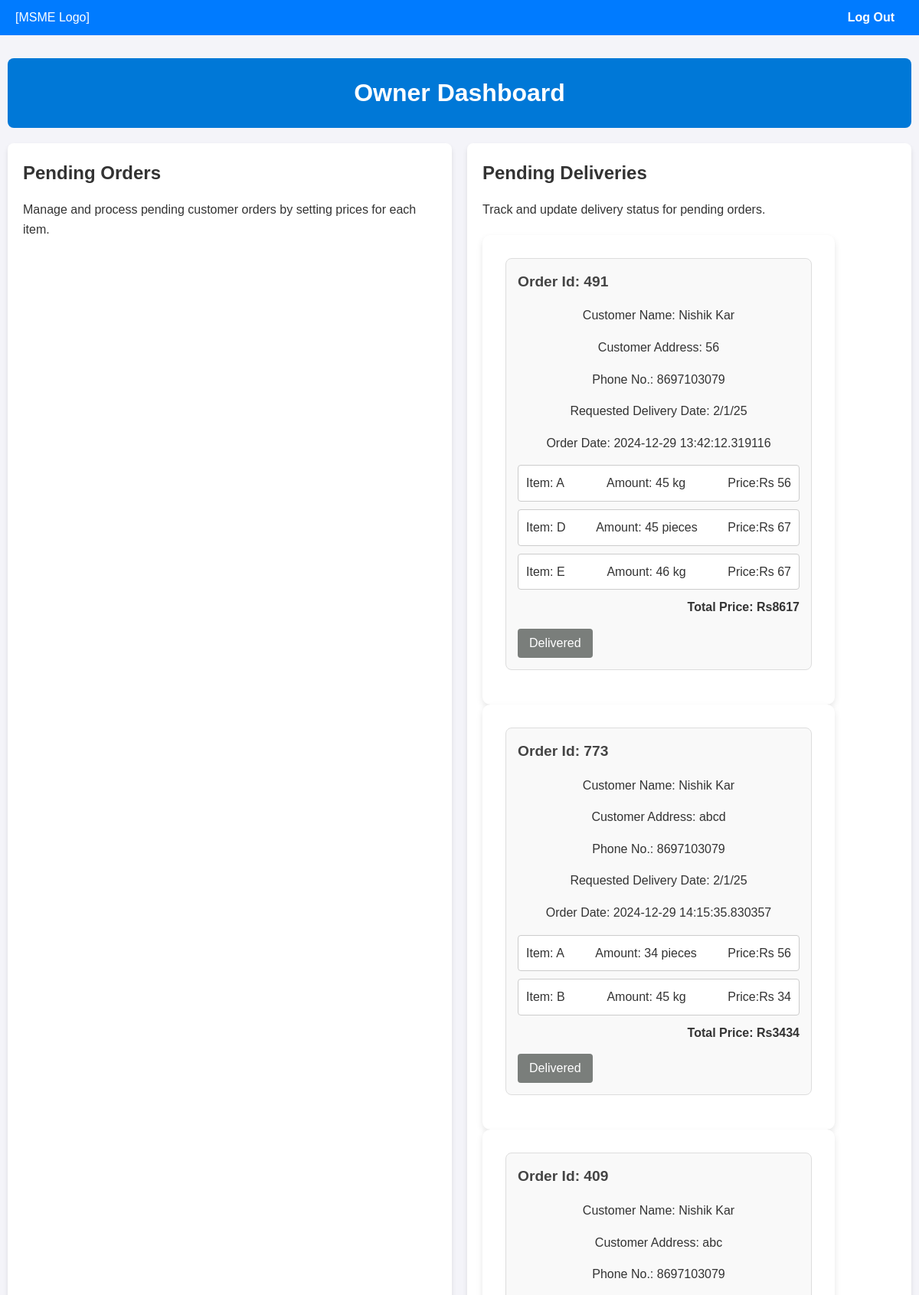
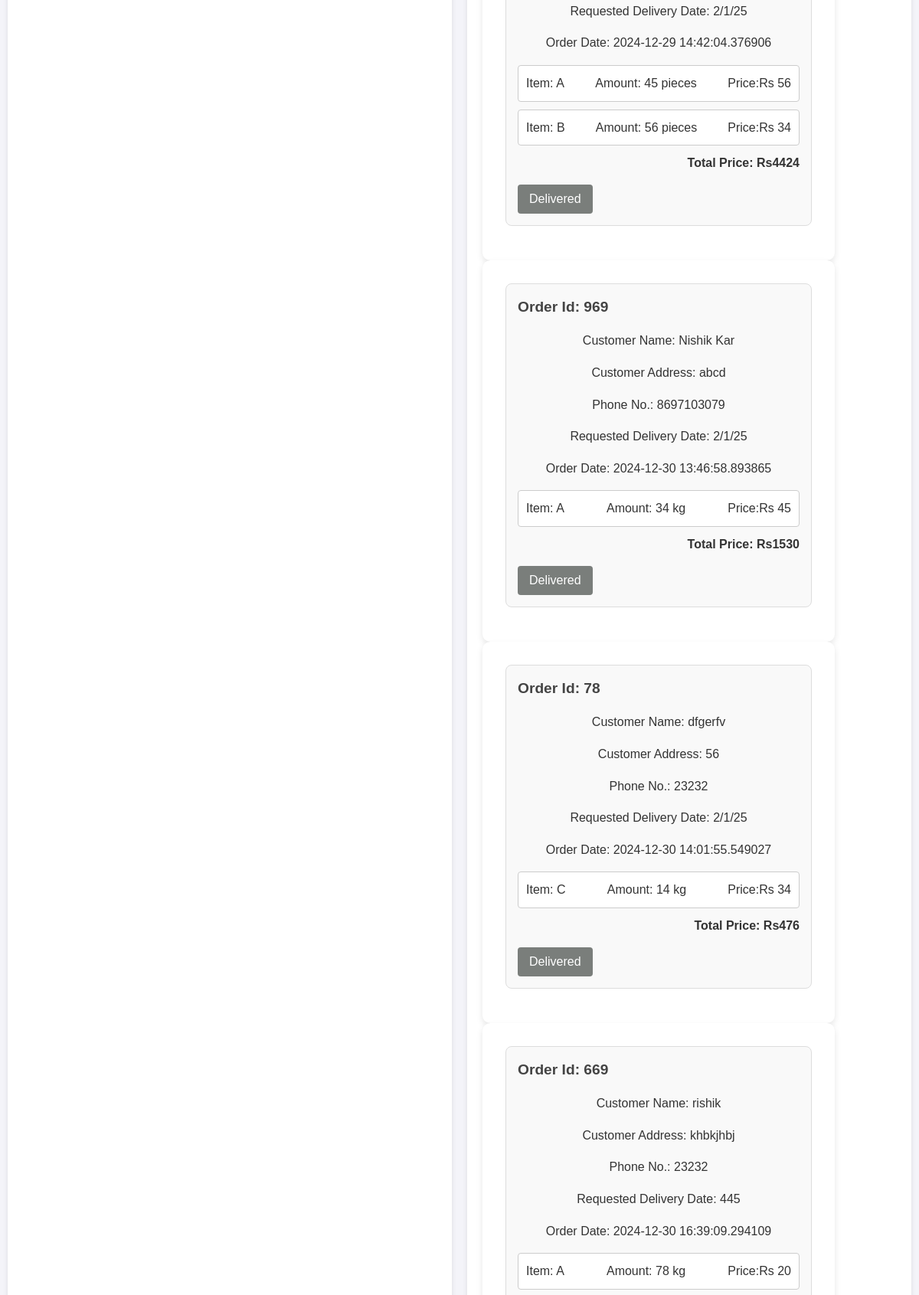
/owner_dashboard (signed in, upper part), run on the app's committed database (2 pictures, top to bottom).
### tables this page shows
CREATE TABLE orders (  
    user_id INTEGER NOT NULL,
    order_id INTEGER NOT NULL,
    name TEXT NOT NULL,
    date TEXT NOT NULL,
    order_status TEXT NOT NULL,
    delivery_address TEXT,
    delivery_date TEXT,
    phone_no TEXT, 
    total_bill INTEGER DEFAULT NULL,
    FOREIGN KEY(user_id) REFERENCES users(id)
  );

CREATE TABLE order_description (
    id INTEGER NOT NULL,
    item_id INTEGER NOT NULL,
    quantity INTEGER NOT NULL,
    qty_type TEXT NOT NULL, price INTEGER DEFAULT NULL, item_name TEXT NOT NULL,
    FOREIGN KEY(item_id) REFERENCES items(id)
  );

### app.py (the view)
@app.route("/owner_dashboard", methods=["GET", "POST"])
@login_required
def owner_dashboard():
    if request.method == "POST":
        if request.form.get("action") == "reject":
            conn=sqlite3.connect('project.db')
            conn.row_factory = sqlite3.Row  # Enable dictionary-like access
            cursor=conn.cursor()
            order_id=int(request.form.get("order_id"))
            cursor.execute("UPDATE orders SET order_status = 'REJECTED' WHERE order_id = ?", (order_id,))
            orders = cursor.execute("SELECT * FROM orders WHERE order_status = 'REQUESTED'").fetchall()
            order_description=cursor.execute("SELECT * FROM order_description WHERE id IN( SELECT order_id FROM orders WHERE order_status = 'REQUESTED' )").fetchall()
            deliveries = cursor.execute("SELECT * FROM orders WHERE order_status = 'TBD'").fetchall()
            delivery_description=cursor.execute("SELECT * FROM order_description WHERE id IN( SELECT order_id FROM orders WHERE order_status = 'TBD' )").fetchall()
            pending_payments = cursor.execute("SELECT * FROM orders WHERE order_status = 'APPROVED'").fetchall()
            pending_payments_description=cursor.execute("SELECT * FROM order_description WHERE id IN( SELECT order_id FROM orders WHERE order_status = 'APPROVED' )").fetchall()
            conn.commit()
            conn.close()
            return render_template("dashboard.html", orders=orders, items=order_description, deliveries=deliveries,descriptions=delivery_description,pending_payments=pending_payments,pending_descriptions=pending_payments_description)
        else:
            conn=sqlite3.connect('project.db')
            conn.row_factory = sqlite3.Row  # Enable dictionary-like access
            cursor=conn.cursor()
            order_id=int(request.form.get("order_id"))
            order_description=cursor.execute("SELECT * FROM order_description WHERE id = ?", (order_id,)).fetchall( )
            rows=cursor.execute("SELECT item_id FROM order_description WHERE id = ?", (order_id,)).fetchall()
            item_ids = [row[0] for row in rows]
            for i in item_ids:
                prd_prc="product{}_price".format(i)
                price = request.form.get(prd_prc, '0')
                try:
                    price = int(price)
                except ValueError:
                    price = 0
                if price == 0:
                    return apology("Put the prices in place")
                cursor.execute("UPDATE order_description SET price = ? WHERE  item_id = ? AND id = ?", (price, i, order_id))
            cursor.execute("UPDATE orders SET order_status = 'ACCEPTED' WHERE order_id = ?", (order_id,))
            total_bill=int(request.form.get("total-bill"))
            cursor.execute("UPDATE orders SET total_bill = ? WHERE order_id = ?",(total_bill, order_id))
            orders = cursor.execute("SELECT * FROM orders WHERE order_status = 'REQUESTED'").fetchall()
            order_description=cursor.execute("SELECT * FROM order_description WHERE id IN( SELECT order_id FROM orders WHERE order_status = 'REQUESTED' )").fetchall()
            deliveries = cursor.execute("SELECT * FROM orders WHERE order_status = 'TBD'").fetchall()
            delivery_description=cursor.execute("SELECT * FROM order_description WHERE id IN( SELECT order_id FROM orders WHERE order_status = 'TBD' )").fetchall()
            pending_payments = cursor.execute("SELECT * FROM orders WHERE order_status = 'APPROVED'").fetchall()
            pending_payments_description=cursor.execute("SELECT * FROM order_description WHERE id IN( SELECT order_id FROM orders WHERE order_status = 'APPROVED' )").fetchall()
            conn.commit()
            conn.close()
            return render_template("dashboard.html", orders=orders, items=order_description, deliveries=deliveries,descriptions=delivery_description,pending_payments=pending_payments,pending_descriptions=pending_payments_description  )
    else:
        conn=sqlite3.connect('project.db')
        conn.row_factory = sqlite3.Row  # Enable dictionary-like access
        cursor=conn.cursor()
        orders = cursor.execute("SELECT * FROM orders WHERE order_status = 'REQUESTED'").fetchall()
        order_description=cursor.execute("SELECT * FROM order_description WHERE id IN( SELECT order_id FROM orders WHERE order_status = 'REQUESTED' )").fetchall()
        deliveries = cursor.execute("SELECT * FROM orders WHERE order_status = 'TBD'").fetchall()
        delivery_description=cursor.execute("SELECT * FROM order_description WHERE id IN( SELECT order_id FROM orders WHERE order_status = 'TBD' )").fetchall()
        pending_payments = cursor.execute("SELECT * FROM orders WHERE order_status = 'APPROVED'").fetchall()
        pending_payments_description=cursor.execute("SELECT * FROM order_description WHERE id IN( SELECT order_id FROM orders WHERE order_status = 'APPROVED' )").fetchall()
        conn.close()
        return render_template("dashboard.html", orders=orders, items=order_description, deliveries=deliveries,descriptions=delivery_description,pending_payments=pending_payments,pending_descriptions=pending_payments_description  )

### app.py (called while the page is built)
@app.after_request
def after_request(response):
    response.headers["Cache-Control"] = "no-cache, no-store, must-revalidate"
    response.headers["Expires"] = 0
    response.headers["Pragma"] = "no-cache"
    return response

### helpers.py (called while the page is built)
def login_required(f):
    @wraps(f)
    def decorated_function(*args, **kwargs):
        if session.get("user_id") is None:
            return redirect("/login")
        return f(*args, **kwargs)
    return decorated_function

### templates/dashboard.html (shortened to what this page needs)
<!DOCTYPE html>
<html lang="en">
<head>
    <link href="/static/styles.css" rel="stylesheet">
</head>
<body>
    <header class="main-header">
        <div class="logo">[MSME Logo]</div>
        <div>
          <a href="{{ url_for('logout') }}" class="btn-primary">Log Out</a>
        </div>
    </header>
    <div class="dashboard-container">
        <div class="header">
            <h1>Owner Dashboard</h1>
        </div>
        <div class="grid-container">
            <div class="card">
                <h3>Pending Orders</h3>
                <p>Manage and process pending customer orders by setting prices for each item.</p>
            </div>
            <div class="card">
                <h3>Pending Deliveries</h3>
                <p>Track and update delivery status for pending orders.</p>
                <div class="pending-deliveries">
                  {% for order in deliveries %}
                    <form action="/#" method="POST">
                      <div class="order">
                        <h4>Order Id: {{order["order_id"]}}</h4>
                        <p>Customer Name: {{order["name"]}}</p>
                        <p>Customer Address: {{order["delivery_address"]}}</p>
                        <p>Phone No.: {{order["phone_no"]}}</p>
                        <p>Requested Delivery Date: {{order["delivery_date"]}}</p>
                        <p>Order Date: {{order["date"]}}</p>
                        {% for item in descriptions %}
                            {% if item["id"] == order["order_id"] %}
                            <div class="order-item">
                                <span>Item: {{item["item_name"]}}</span>
                                <span>Amount: {{item["quantity"]}} {{item["qty_type"]}}</span>
                                <span>Price:Rs {{item["price"]}}</span>
                            </div>
                            {% endif %}
                        {% endfor %}
                        <div class="order-total">Total Price: Rs<span class="total-price">{{order["total_bill"]}}</span></div>
                        <div class="order-actions">
                            <button type="submit" class="TBD">Delivered</button>
                        </div>
                      </div>
                    </form>
                  {% endfor %}
                </div>
            </div>
        </div>
    </div>
</body>
</html>

### static/styles.css (style rules this page uses)
body { font-family: 'Arial', sans-serif; margin: 0; padding: 0; color: #333; line-height: 1.6; }
a { text-decoration: none; }
.main-header { background: #007BFF; color: white; display: flex; justify-content: space-between; align-items: center; padding: 10px 20px; }
.btn-primary, .btn-secondary { padding: 8px 15px; border-radius: 5px; font-size: 14px; font-weight: bold; }
.btn-primary { background: white; color: #007BFF; border: 2px solid white; }
.btn-primary { margin-top: 10px; padding: 10px 20px; font-size: 14px; }
form { background-color: white; padding: 30px; border-radius: 10px; box-shadow: 0 4px 8px rgba(0, 0, 0, 0.1); width: 100%; max-width: 400px; }
button[type="submit"] { width: fit-content; padding: 10px 20px; font-size: 16px; }
form p { text-align: center; }
.btn-primary { width: 100%; padding: 12px; font-size: 16px; background-color: #007BFF; color: white; border: none; border-radius: 5px; cursor: pointer; }

### templates/dashboard.html (style rules this page uses)
body { font-family: Arial, sans-serif; margin: 0; padding: 0; background-color: #f4f4f9; }
.dashboard-container { max-width: 1200px; margin: 20px auto; padding: 10px; }
.header { text-align: center; padding: 20px; background-color: #0078d7; color: white; border-radius: 8px; }
.header h1 { margin: 0; font-size: 2rem; }
.grid-container { display: grid; grid-template-columns: repeat(2, 1fr); gap: 20px; margin-top: 20px; }
.card { background-color: white; box-shadow: 0 4px 6px rgba(0, 0, 0, 0.1); border-radius: 8px; padding: 20px; transition: transform 0.2s, box-shadow 0.2s; }
.card h3 { margin: 0; font-size: 1.5rem; color: #333; }
.pending-orders, .pending-deliveries { margin-top: 20px; }
.order { background-color: #f9f9f9; border: 1px solid #ddd; border-radius: 8px; padding: 15px; margin-bottom: 15px; }
.order h4 { margin: 0; font-size: 1.2rem; color: #444; }
.order-item { display: flex; align-items: center; justify-content: space-between; margin-top: 10px; padding: 10px; background-color: #fff; border: 1px solid #ccc; border-radius: 4px; }
.order-total { margin-top: 10px; font-size: 1rem; font-weight: bold; text-align: right; }
.order-actions { margin-top: 15px; display: flex; gap: 10px; }
.order-actions button { padding: 10px 15px; border: none; border-radius: 4px; cursor: pointer; transition: background-color 0.2s; color: white; }
.order-actions .TBD { background-color: #7a7e7b; }

### data on the page
orders: order_id "491", name "Nishik Kar", delivery_address "56", phone_no "8697103079", delivery_date "2/1/25", date "2024-12-29 13:42:12.319116", total_bill "8617"
order_description: item_name "A", quantity "45", qty_type "kg", price "56"
order_description: item_name "D", quantity "45", qty_type "pieces", price "67"
order_description: item_name "E", quantity "46", qty_type "kg", price "67"
orders: order_id "773", name "Nishik Kar", delivery_address "abcd", phone_no "8697103079", delivery_date "2/1/25", date "2024-12-29 14:15:35.830357", total_bill "3434"
order_description: item_name "A", quantity "34", qty_type "pieces", price "56"
order_description: item_name "B", quantity "45", qty_type "kg", price "34"
orders: order_id "409", name "Nishik Kar", delivery_address "abc", phone_no "8697103079", delivery_date "2/1/25", date "2024-12-29 14:42:04.376906", total_bill "4424"
order_description: item_name "A", quantity "45", qty_type "pieces", price "56"
order_description: item_name "B", quantity "56", qty_type "pieces", price "34"
orders: order_id "969", name "Nishik Kar", delivery_address "abcd", phone_no "8697103079", delivery_date "2/1/25", date "2024-12-30 13:46:58.893865", total_bill "1530"
order_description: item_name "A", quantity "34", qty_type "kg", price "45"
orders: order_id "78", name "dfgerfv", delivery_address "56", phone_no "23232", delivery_date "2/1/25", date "2024-12-30 14:01:55.549027", total_bill "476"
order_description: item_name "C", quantity "14", qty_type "kg", price "34"
orders: order_id "669", name "rishik", delivery_address "khbkjhbj", phone_no "23232", delivery_date "445", date "2024-12-30 16:39:09.294109"
order_description: item_name "A", quantity "78", qty_type "kg", price "20"
